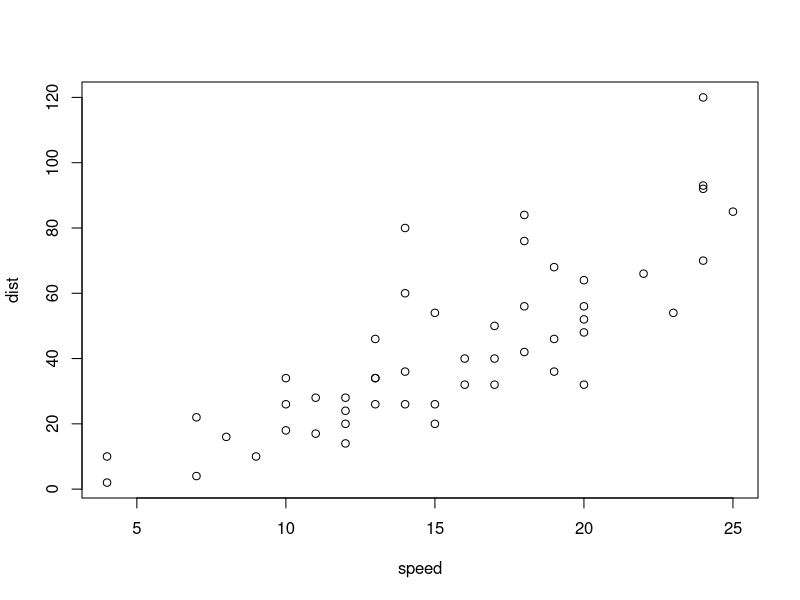
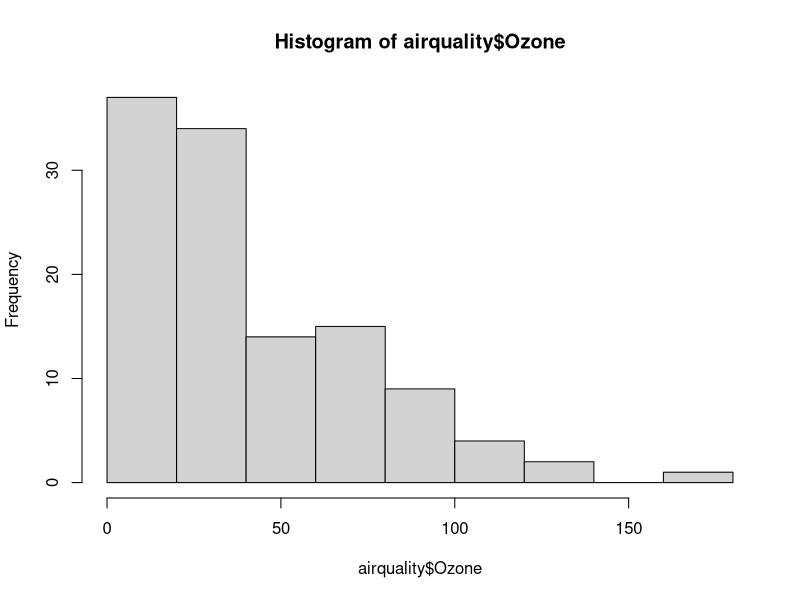
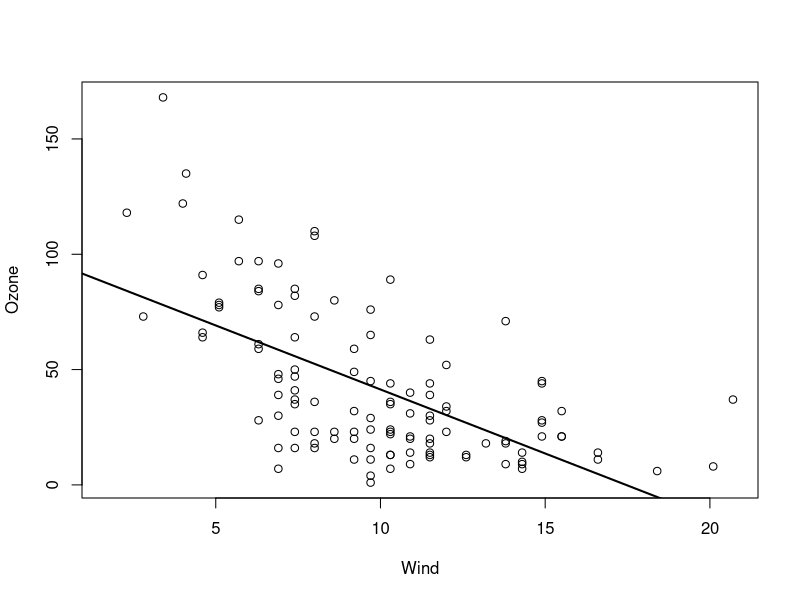
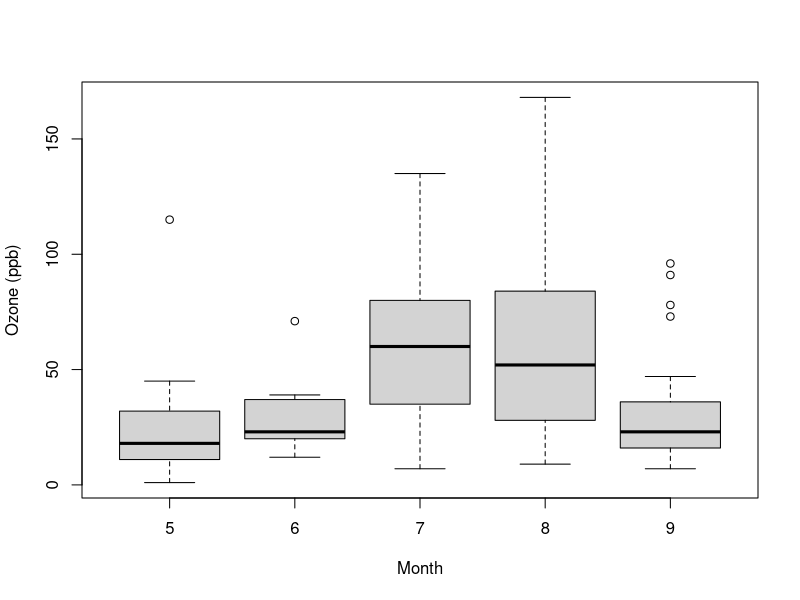
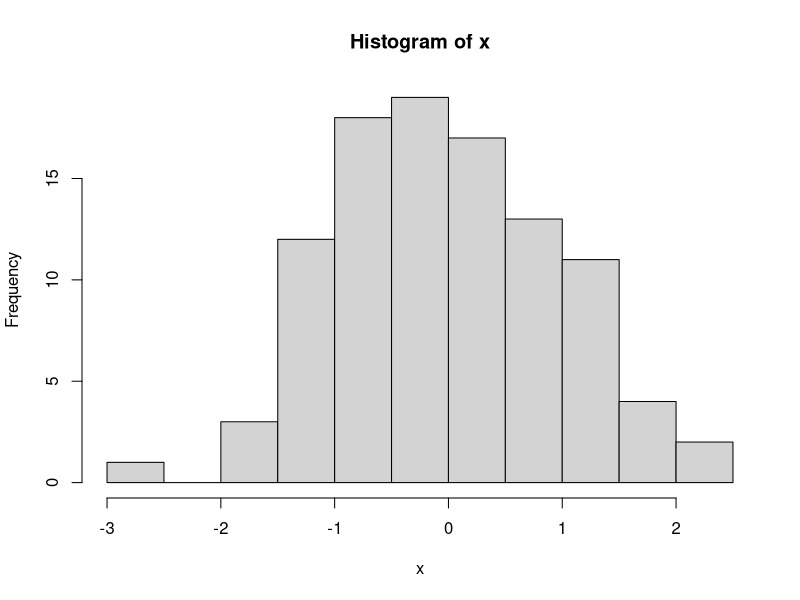
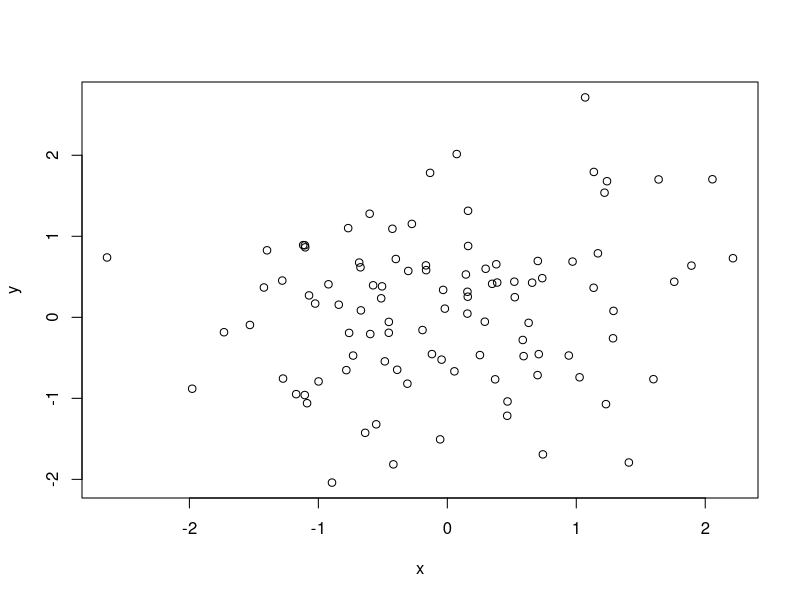
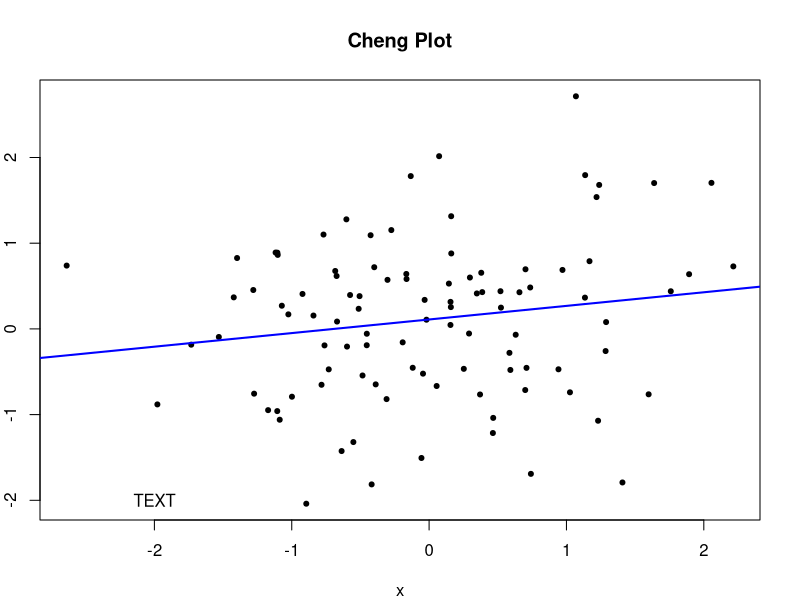
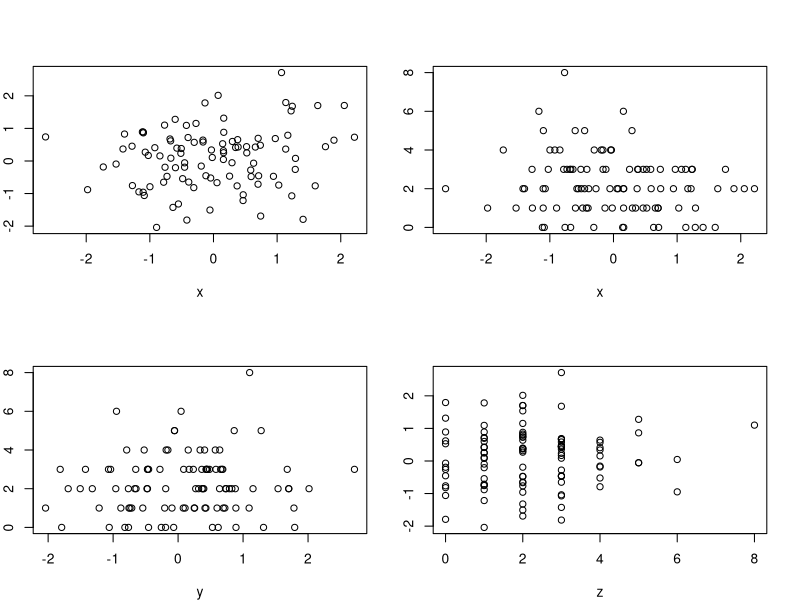

Reproduce these figures in R, in order.
#### Exploratory Data Analysis WEEK 1 ####




#### The Base Plotting System #### plot, hist, boxplot
## Original plot system
## cannot go back after started

## pch : plotting symbol
## lty : line type
## lwd : line with
## col : plotting color
## xlab, ylab : axis label
## main, sub : title for the plot


library(datasets)
data(cars)
with(cars, plot(speed, dist))

data(airquality)
hist(airquality$Ozone)

with(airquality,plot(Wind, Ozone))
model <- lm(Ozone ~ Wind, airquality)
abline(model, Wind, lwd = 2)

boxplot(Ozone ~ Month, airquality, xlab = 'Month', ylab = 'Ozone (ppb)')

## case study ##
x <- rnorm(100)
hist(x)
y <- rnorm(100)
plot(x,y)
par(mar = c(4,2,4,2))
plot(x,y, pch = 20)
title('Cheng Plot')
text(-2, -2, 'TEXT')
fit <- lm(y~x)
abline(fit, lwd = 2, col = 'blue')

## location
z <- rpois(100,2)
par(mfrow = c(2,2))
plot(x,y)
plot(x,z)
plot(y,z)
plot(z,y)





#### The Lattice System ####
## Created with a single function 
## Things are set automatically
## Cannot add anything after started




#### ggplot2 System ####
## Easier
## Default mode makes many choices for the user
## Mix of base and lattice

library(ggplot2)
data(mpg)
qplot(displ, hwy, data = mpg)
qplot(speed, dist, data = cars)













